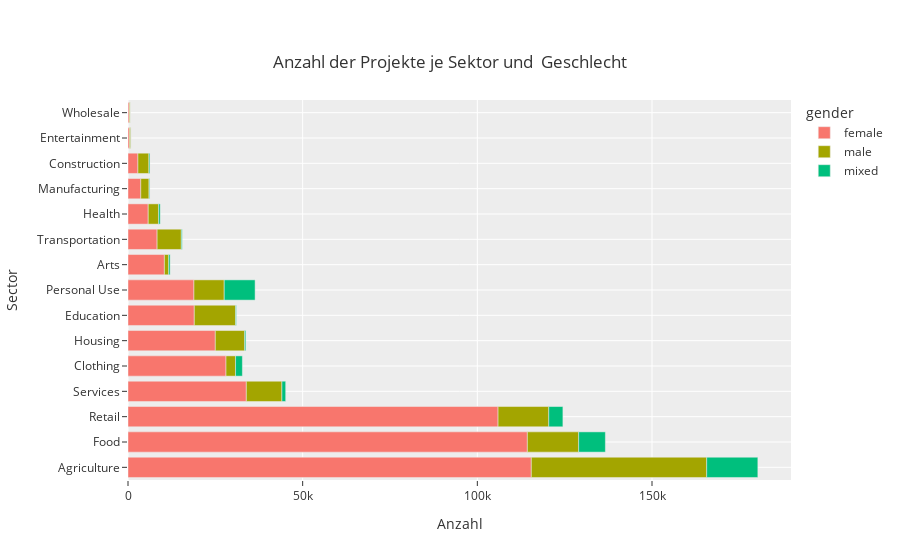

The notebook cell saved with this chart:
### Code cell
# Barplot mit Plotly Express erstellen 
fig = px.bar(grouped, 
             x='count', 
             y='sector', 
             color='gender', 
#            color_discrete_sequence=color_scale, 
#             text='percentage',
             title='Anzahl der Projekte je Sektor und  Geschlecht',
             template = 'ggplot2',
             labels={'sector': 'Sector', 'count': 'Anzahl'})
fig.update_layout(
    title=dict(
        x=0.5,  #  den Titel horizontal zentrieren
        y=0.9   # die vertikale Position des Titels anpassen
              )
                 )
# Plot anzeigen lassen
fig.show()

### Figure 1 — Plotly figure (JSON) as saved in the notebook; plotly's stock layout.template omitted (floating-point values rounded to 4 significant figures)
{"data": [{"alignmentgroup": "True", "hovertemplate": "gender=female<br>Anzahl=%{x}<br>Sector=%{y}<extra></extra>", "legendgroup": "female", "marker": {"color": "#F8766D", "pattern": {"shape": ""}}, "name": "female", "offsetgroup": "female", "orientation": "h", "showlegend": true, "textposition": "auto", "type": "bar", "x": [115454, 114322, 105937, 33875, 28060, 24992, 18976, 18879, 10415, 8336, 5787, 3662, 2843, 412, 352], "xaxis": "x", "y": ["Agriculture", "Food", "Retail", "Services", "Clothing", "Housing", "Education", "Personal Use", "Arts", "Transportation", "Health", "Manufacturing", "Construction", "Entertainment", "Wholesale"], "yaxis": "y"}, {"alignmentgroup": "True", "hovertemplate": "gender=male<br>Anzahl=%{x}<br>Sector=%{y}<extra></extra>", "legendgroup": "male", "marker": {"color": "#A3A500", "pattern": {"shape": ""}}, "name": "male", "offsetgroup": "male", "orientation": "h", "showlegend": true, "textposition": "auto", "type": "bar", "x": [50206, 14689, 14514, 11829, 10187, 8667, 8394, 6934, 3147, 2969, 2728, 2359, 1236, 396, 268], "xaxis": "x", "y": ["Agriculture", "Food", "Retail", "Education", "Services", "Personal Use", "Housing", "Transportation", "Construction", "Health", "Clothing", "Manufacturing", "Arts", "Entertainment", "Wholesale"], "yaxis": "y"}, {"alignmentgroup": "True", "hovertemplate": "gender=mixed<br>Anzahl=%{x}<br>Sector=%{y}<extra></extra>", "legendgroup": "mixed", "marker": {"color": "#00BF7D", "pattern": {"shape": ""}}, "name": "mixed", "offsetgroup": "mixed", "orientation": "h", "showlegend": true, "textposition": "auto", "type": "bar", "x": [14642, 8839, 7646, 4043, 1954, 1078, 467, 409, 345, 278, 248, 208, 187, 22, 14], "xaxis": "x", "y": ["Agriculture", "Personal Use", "Food", "Retail", "Clothing", "Services", "Health", "Arts", "Housing", "Construction", "Transportation", "Education", "Manufacturing", "Entertainment", "Wholesale"], "yaxis": "y"}], "layout": {"barmode": "relative", "legend": {"title": {"text": "gender"}, "tracegroupgap": 0}, "title": {"text": "Anzahl der Projekte je Sektor und  Geschlecht", "x": 0.5, "y": 0.9}, "xaxis": {"anchor": "y", "domain": [0, 1], "title": {"text": "Anzahl"}}, "yaxis": {"anchor": "x", "domain": [0, 1], "title": {"text": "Sector"}}}}
